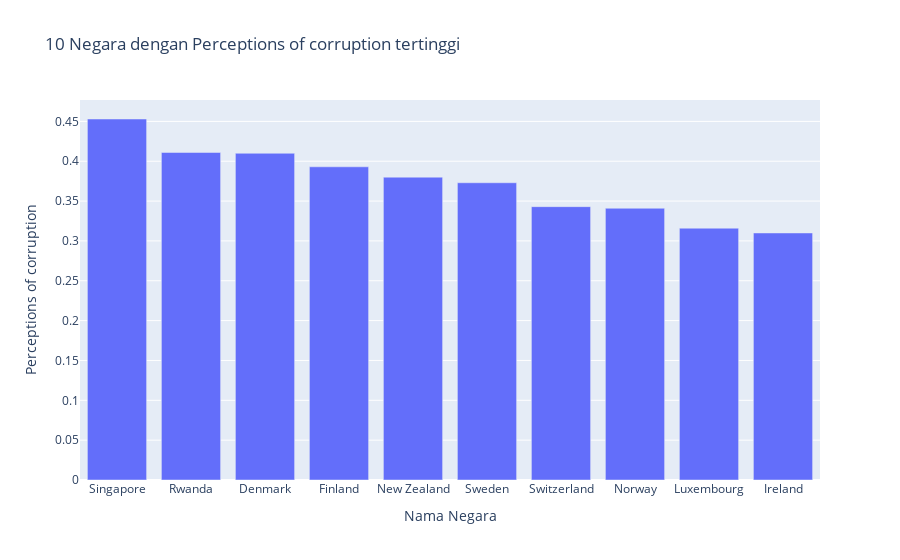

Source (notebook cell):
### Markdown cell above
__10 Negara dengan Perceptions of corruption tertinggi__

### Code cell
df7 = df.sort_values(by=['Perceptions of corruption'], ascending=False).head(10)
plot = go.Bar(x =df7['Country or region'], y = df7['Perceptions of corruption'])
fig = go.Figure(data=plot, layout_title_text='Plotly Visualization')
fig.update_layout(title = '10 Negara dengan Perceptions of corruption tertinggi',
                  xaxis_title='Nama Negara', yaxis_title='Perceptions of corruption')
fig.show()

### Figure 1 — Plotly figure (JSON) as saved in the notebook; plotly's stock layout.template omitted (floating-point values rounded to 4 significant figures)
{"data": [{"type": "bar", "x": ["Singapore", "Rwanda", "Denmark", "Finland", "New Zealand", "Sweden", "Switzerland", "Norway", "Luxembourg", "Ireland"], "y": [0.453, 0.411, 0.41, 0.393, 0.38, 0.373, 0.343, 0.341, 0.316, 0.31]}], "layout": {"title": {"text": "10 Negara dengan Perceptions of corruption tertinggi"}, "xaxis": {"title": {"text": "Nama Negara"}}, "yaxis": {"title": {"text": "Perceptions of corruption"}}}}
